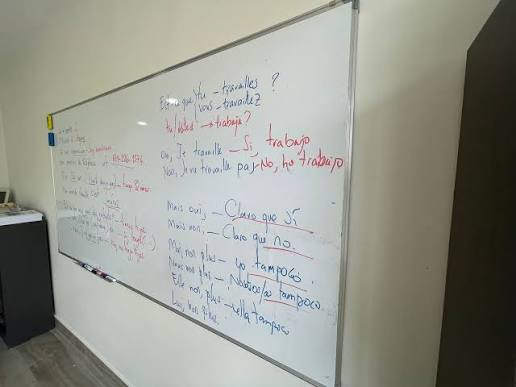
#> input picture back/bd/img/image.png, 516 x 387 px
$ python -i segmentacion.py   (imports and definitions only)
#> lines starting #> are read from the running program, lines starting #| are printed output that depends on the picture; after the words box and inside, x2 and y2 are one past the last pixel; in counts of white or black regions, pixels touching at a corner belong together
"""Segmentación de una página en regiones de lectura (BACK-36).

Medido con una foto real (fullstack/docs/evaluacion-multimodal.md §5.1): enviar la página entera
al modelo hace que «corrija» lo escrito; enviar cada región por separado conserva la fidelidad.
Este módulo propone las regiones automáticamente:

- `regiones_opencv`: sin GPU. Tinta = píxeles más oscuros que el fondo local O con color
  saturado (el marcador amarillo es claro pero saturado). Se quitan el marco y las líneas largas,
  se unen los trazos con una dilatación proporcional a la altura de letra estimada en la propia
  foto y cada componente conexa es una región. Orden de lectura: por columnas, de izquierda a
  derecha y de arriba abajo.
- `regiones_vlm` (en servicio.py): el modelo propone las cajas («grounding»).

Las coordenadas siempre son píxeles de la imagen ORIGINAL: [x0, y0, x1, y1].
"""

from __future__ import annotations

from dataclasses import dataclass

import cv2
import numpy as np

LADO_TRABAJO = 1000  # px del lado mayor con el que se segmenta (rápido y estable)


@dataclass
class Region:
    bbox: list[int]          # [x0, y0, x1, y1] en la imagen original
    origen: str = "opencv"   # opencv | vlm
    tipo: str | None = None  # sugerencia (vlm); None = desconocido


PAPEL_CON_LINEAS = 0.15  # fracción de la foto cubierta por líneas largas a partir de la que se atenúan


def lineas_en_gris(mapa: np.ndarray, tolerancia: int = 9) -> np.ndarray:
    """Intensidad de las líneas largas y casi rectas de un mapa de «cuánta tinta» (0-255).

    Hallazgo real (cuaderno de electrónica, 15/11/2026): en una foto de móvil la cuadrícula está
    algo ondulada e inclinada y, al umbralizar, se rompe en trocitos que ya no parecen líneas; la
    dilatación los une con el texto y TODO el apunte acaba en una sola región. En grises la línea
    sigue siendo continua: se ensancha `tolerancia` px en perpendicular (el máximo local tolera la
    ondulación) y una apertura larga deja solo lo que se mantiene a lo largo de la línea."""
    alto, ancho = mapa.shape
    banda_h = cv2.dilate(mapa, np.ones((tolerancia, 1), np.uint8))
    banda_v = cv2.dilate(mapa, np.ones((1, tolerancia), np.uint8))
    # Mismo largo mínimo que quitar_lineas_y_marco: un cable de circuito o una barra de fracción
    # son más cortos que un cuarto de la página y no se tocan.
    horiz = cv2.morphologyEx(banda_h, cv2.MORPH_OPEN, cv2.getStructuringElement(cv2.MORPH_RECT, (max(40, ancho // 4), 1)))
    vert = cv2.morphologyEx(banda_v, cv2.MORPH_OPEN, cv2.getStructuringElement(cv2.MORPH_RECT, (1, max(40, alto // 4))))
    return cv2.max(horiz, vert)


def mascara_tinta(imagen: np.ndarray, info: dict | None = None) -> np.ndarray:
    gris = cv2.cvtColor(imagen, cv2.COLOR_BGR2GRAY)
    lado = max(gris.shape)
    k = max(31, (lado // 25) | 1)                       # ventana del fondo ≫ altura de letra
    fondo = cv2.medianBlur(gris, k)
    oscuro = cv2.subtract(fondo, gris)                  # cuánto más oscuro que su fondo
    s = cv2.cvtColor(imagen, cv2.COLOR_BGR2HSV)[:, :, 1]
    s_dif = cv2.subtract(s, cv2.medianBlur(s, k))
    # Papel cuadriculado o de renglones: las líneas cubren la mayor parte de la foto (medido: 60-83 %
    # en páginas de cuaderno sintéticas; 1,9 % en el pizarrón real). Solo entonces se restan, de la
    # oscuridad y de la saturación (la cuadrícula azul también es «color»): un trazo de bolígrafo
    # que las cruza es más intenso que ellas y sobrevive. En un pizarrón no se toca nada.
    lineas = lineas_en_gris(oscuro)
    papel = bool((lineas > 12).mean() > PAPEL_CON_LINEAS)
    if info is not None:
        info["papel_con_lineas"] = papel
    if papel:
        oscuro = cv2.subtract(oscuro, lineas)
        s_dif = cv2.subtract(s_dif, lineas_en_gris(s_dif))
    _, oscura = cv2.threshold(oscuro, 0, 255, cv2.THRESH_BINARY + cv2.THRESH_OTSU)
    oscura[oscuro < 18] = 0                             # Otsu en una pizarra casi vacía da umbrales absurdos
    saturada = (s_dif > 45).astype(np.uint8) * 255
    tinta = cv2.bitwise_or(oscura, saturada)
    return cv2.morphologyEx(tinta, cv2.MORPH_OPEN, np.ones((2, 2), np.uint8))  # motas sueltas fuera


def quitar_lineas_y_marco(tinta: np.ndarray) -> np.ndarray:
    alto, ancho = tinta.shape
    horiz = cv2.morphologyEx(tinta, cv2.MORPH_OPEN, cv2.getStructuringElement(cv2.MORPH_RECT, (max(40, ancho // 4), 1)))
    vert = cv2.morphologyEx(tinta, cv2.MORPH_OPEN, cv2.getStructuringElement(cv2.MORPH_RECT, (1, max(40, alto // 4))))
    limpia = cv2.subtract(tinta, cv2.dilate(cv2.bitwise_or(horiz, vert), np.ones((5, 5), np.uint8)))
    # componentes pegadas al borde de la foto: marco, pared, mesa
    n, etiquetas, stats, _ = cv2.connectedComponentsWithStats(limpia, 8)
    margen = 3
    for i in range(1, n):
        x, y, w, h, _ = stats[i]
        if x <= margen or y <= margen or x + w >= ancho - margen or y + h >= alto - margen:
            if w > ancho * 0.25 or h > alto * 0.25:
                limpia[etiquetas == i] = 0
    return limpia


def altura_letra(tinta: np.ndarray) -> float:
    n, _, stats, _ = cv2.connectedComponentsWithStats(tinta, 8)
    alturas = [stats[i, 3] for i in range(1, n) if 4 <= stats[i, 3] <= tinta.shape[0] * 0.2 and stats[i, 4] >= 8]
    return float(np.median(alturas)) if alturas else 12.0


def _orden_lectura(cajas: list[list[int]]) -> list[list[int]]:
    """Columnas por solapamiento horizontal; dentro de cada una, de arriba abajo."""
    columnas: list[list[list[int]]] = []
    for c in sorted(cajas, key=lambda b: b[0]):
        for col in columnas:
            x0, x1 = min(b[0] for b in col), max(b[2] for b in col)
            solape = min(x1, c[2]) - max(x0, c[0])
            if solape > 0.5 * min(c[2] - c[0], x1 - x0):
                col.append(c)
                break
        else:
            columnas.append([c])
    columnas.sort(key=lambda col: min(b[0] for b in col))
    return [b for col in columnas for b in sorted(col, key=lambda b: b[1])]


def _fusionar(cajas: list[list[int]], minimo: float = 0.5) -> list[list[int]]:
    """Une dos cajas solo si la menor queda al menos `minimo` dentro de la mayor (p. ej. un
    exponente o una barra de fracción suelta). Unir con solo tocarse encadena todo el pizarrón."""
    def interseccion(a, b):
        return max(0, min(a[2], b[2]) - max(a[0], b[0])) * max(0, min(a[3], b[3]) - max(a[1], b[1]))

    def area(a):
        return max(1, (a[2] - a[0]) * (a[3] - a[1]))

    cambiado = True
    while cambiado:
        cambiado = False
        for i in range(len(cajas)):
            for j in range(i + 1, len(cajas)):
                a, b = cajas[i], cajas[j]
                if interseccion(a, b) >= minimo * min(area(a), area(b)):
                    cajas[i] = [min(a[0], b[0]), min(a[1], b[1]), max(a[2], b[2]), max(a[3], b[3])]
                    del cajas[j]
                    cambiado = True
                    break
            if cambiado:
                break
    return cajas


def _componentes(tinta: np.ndarray, h: float, union_h: float, union_v: float, desplazamiento=(0, 0)) -> list[list[int]]:
    kernel = cv2.getStructuringElement(cv2.MORPH_RECT, (max(3, int(h * union_h)), max(3, int(h * union_v))))
    n, _, stats, _ = cv2.connectedComponentsWithStats(cv2.dilate(tinta, kernel), 8)
    dx, dy = desplazamiento
    return [[int(x + dx), int(y + dy), int(x + w + dx), int(y + hh + dy)]
            for x, y, w, hh, area in (stats[i] for i in range(1, n)) if area >= h * h * 3]


# [6 lines left out: function _sin_lineas_largas, not called in this run]


def _es_raya(recorte: np.ndarray, h: float) -> bool:
    """Una raya horizontal (o casi): tinta solo en una franja de menos de media altura de letra y
    al menos 3 veces más ancha que alta. Una letra suelta, un signo «−» dentro de una fórmula o
    una palabra tienen tinta en más filas o no son tan alargados."""
    filas = np.flatnonzero(recorte.any(axis=1))
    cols = np.flatnonzero(recorte.any(axis=0))
    if not len(filas):
        return True
    alto_tinta, ancho_tinta = filas[-1] - filas[0] + 1, cols[-1] - cols[0] + 1
    return alto_tinta < 0.5 * h and ancho_tinta > 3 * alto_tinta


def _unir_lineas(cajas: list[list[int]], h: float, hueco: float = 0.6, solape: float = 0.5) -> list[list[int]]:
    """Líneas consecutivas del mismo párrafo: separadas verticalmente menos de `hueco` alturas de
    letra y que se solapan en horizontal más de `solape` del ancho de la más estrecha."""
    cambiado = True
    while cambiado:
        cambiado = False
        cajas.sort(key=lambda b: (b[1], b[0]))
        for i in range(len(cajas)):
            for j in range(i + 1, len(cajas)):
                a, b = cajas[i], cajas[j]
                distancia = max(a[1], b[1]) - min(a[3], b[3])           # <0 si se solapan
                x = min(a[2], b[2]) - max(a[0], b[0])
                if distancia < hueco * h and x > solape * min(a[2] - a[0], b[2] - b[0]):
                    cajas[i] = [min(a[0], b[0]), min(a[1], b[1]), max(a[2], b[2]), max(a[3], b[3])]
                    del cajas[j]
                    cambiado = True
                    break
            if cambiado:
                break
    return cajas


BANDA_BORDE = 0.07       # fracción del ancho (o alto) junto a cada borde donde viven espiral y perforaciones
ALTO_RENGLON = 3.5       # alturas de letra: lo más alto que mide un renglón (fracciones incluidas)
ALTO_MINIMO_LETRA = 0.015  # fracción del alto de la foto (solo para unir renglones)
MINIMO_BORDE = 4         # cajas en la misma banda a partir de las que es una fila de aros, no apuntes


def separar_bordes(cajas: list[list[int]], ancho: int, alto: int) -> tuple[list[list[int]], list[list[int]]]:
    """(cajas que se quedan, cajas del borde de la hoja).

    Hallazgo real (cuaderno de electrónica, 16/11/2026): los aros del espiral salían como 19 de las
    23 regiones; el modelo los describía como «un trombón» o «un martillo» y gastaban la mayor parte
    del tiempo de GPU. Un aro o una perforación cabe ENTERO en la franja del borde y aparecen en
    fila; lo escrito por el alumno casi nunca: una nota al margen suelta (1-3 cajas) se queda.
    También se aparta una tira larga y fina pegada a un lado (el borde perforado de la hoja)."""
    bandas = {
        "izquierda": lambda c: c[2] <= BANDA_BORDE * ancho,
        "derecha": lambda c: c[0] >= (1 - BANDA_BORDE) * ancho,
        "arriba": lambda c: c[3] <= BANDA_BORDE * alto,
        "abajo": lambda c: c[1] >= (1 - BANDA_BORDE) * alto,
    }
    fuera: set[int] = set()
    for dentro in bandas.values():
        indices = [i for i, c in enumerate(cajas) if dentro(c)]
        if len(indices) >= MINIMO_BORDE:
            fuera.update(indices)
    for i, (x0, y0, x1, y1) in enumerate(cajas):
        w, h = x1 - x0, y1 - y0
        pegada_lado = x0 <= 0.01 * ancho or x1 >= 0.99 * ancho
        pegada_tope = y0 <= 0.01 * alto or y1 >= 0.99 * alto
        if (pegada_lado and w <= 0.04 * ancho and h >= 0.25 * alto) or (pegada_tope and h <= 0.04 * alto and w >= 0.25 * ancho):
            fuera.add(i)
    return [c for i, c in enumerate(cajas) if i not in fuera], [c for i, c in enumerate(cajas) if i in fuera]


# [34 lines left out: function _unir_renglon, not called in this run]


def regiones_opencv(imagen: np.ndarray, union_h: float = 1.6, union_v: float = 1.1,
                    max_area: float = 0.06, hueco_lineas: float = 0.6, hueco_renglon: float = 0.0) -> list[Region]:
    """Solo las regiones (compatibilidad); `segmentar_pagina` devuelve además los bordes apartados."""
    return segmentar_pagina(imagen, union_h, union_v, max_area, hueco_lineas, hueco_renglon)[0]


def segmentar_pagina(imagen: np.ndarray, union_h: float = 1.6, union_v: float = 1.1, max_area: float = 0.06,
                     hueco_lineas: float = 0.6, hueco_renglon: float = 0.0) -> tuple[list[Region], list[dict]]:
    """`union_h`/`union_v`: cuánto se dilata (en alturas de letra) para unir letras en palabras,
    palabras en líneas y líneas en bloques. Un bloque = un párrafo, una fórmula o una tabla.
    Las regiones con más de `max_area` de la página se subdividen una vez sin líneas largas.
    `hueco_renglon` > 0 une los trozos de un mismo renglón separados menos de esas alturas de letra.
    Devuelve (regiones, descartes); los descartes son el espiral y el borde perforado de la hoja,
    con su caja y su motivo, para que la app avise en lugar de borrarlos en silencio."""
    alto, ancho = imagen.shape[:2]
    escala = min(1.0, LADO_TRABAJO / max(alto, ancho))
    pequena = cv2.resize(imagen, None, fx=escala, fy=escala, interpolation=cv2.INTER_AREA) if escala < 1 else imagen
    info: dict = {}
    tinta = quitar_lineas_y_marco(mascara_tinta(pequena, info))
    h = altura_letra(tinta)
    area_total = pequena.shape[0] * pequena.shape[1]

    def segmentar(mascara, uh, uv, desplazamiento, nivel):
        resultado = []
        for c in _componentes(mascara, h, uh, uv, desplazamiento):
            grande = (c[2] - c[0]) * (c[3] - c[1]) > area_total * max_area
            if grande and nivel < 3:  # subdividir: sin líneas largas y con menos unión
                x0, y0 = c[0] - desplazamiento[0], c[1] - desplazamiento[1]
                recorte = _sin_lineas_largas(mascara[y0:y0 + c[3] - c[1], x0:x0 + c[2] - c[0]], h)
                resultado += segmentar(recorte, uh * 0.75, uv * 0.8, (c[0], c[1]), nivel + 1)
            else:
                resultado.append(c)
        return resultado

    cajas = segmentar(tinta, union_h, union_v, (0, 0), 0)
    # tiras finas y alargadas = reflejos del marco o restos de líneas, no texto
    cajas = [c for c in cajas if not ((c[3] - c[1]) < 1.6 * h and (c[2] - c[0]) > 12 * (c[3] - c[1]))]
    # casi sin tinta (reflejos, bordes): menos del 3 % de la caja
    cajas = [c for c in cajas if tinta[c[1]:c[3], c[0]:c[2]].mean() / 255 >= 0.03]
    # rayas: separadores punteados, subrayados sueltos, restos de renglón. Toda su tinta cabe en una
    # franja más baja que media letra; el modelo las daba como «fragmento no transcrito» (hallazgo real).
    cajas = [c for c in cajas if not _es_raya(tinta[c[1]:c[3], c[0]:c[2]], h)]
    # antes de unir nada: un aro pegado a un renglón lo arrastraría consigo
    cajas, bordes = separar_bordes(cajas, pequena.shape[1], pequena.shape[0])
    cajas = _fusionar(cajas)
    if hueco_lineas > 0:  # 0 = no unir líneas (regiones más pequeñas)
        cajas = _unir_lineas(cajas, h, hueco_lineas)
    if hueco_renglon > 0:  # después: con los renglones ya anchos, unir líneas encadenaría la página
        # En el cuaderno, con la cuadrícula restada, la letra sale en trocitos y `h` se queda corta
        # (medido: 8 px frente a ~25 px reales): para los renglones se usa al menos 1,5 % del alto.
        cajas = _unir_renglon(cajas, max(h, ALTO_MINIMO_LETRA * pequena.shape[0]), hueco_renglon,
                              mitades_de_parrafo=info.get("papel_con_lineas", False))
    margen = int(h * 0.4)

    def original(c):
        x0, y0, x1, y1 = c
        return [max(0, int((x0 - margen) / escala)), max(0, int((y0 - margen) / escala)),
                min(ancho, int((x1 + margen) / escala)), min(alto, int((y1 + margen) / escala))]

    regiones = [Region(original(c)) for c in _orden_lectura(cajas)]
    descartes = [{"bbox": original(c), "motivo": "espiral o borde perforado de la hoja", "texto": ""} for c in bordes]
    return regiones, descartes


# [22 lines left out: functions contencion, evaluar_segmentacion, not called in this run]

>>> import cv2
>>> picture = cv2.imread('../back/bd/img/image.png')
#> picture is the input picture: shape (387, 516, 3); mean B, G, R 141.1, 150.1, 148.4
>>> result = regiones_opencv(picture)
#> in mascara_tinta, `s = cv2.cvtColor(imagen, cv2.COLOR_BGR2HSV)[:, :, 1]`:
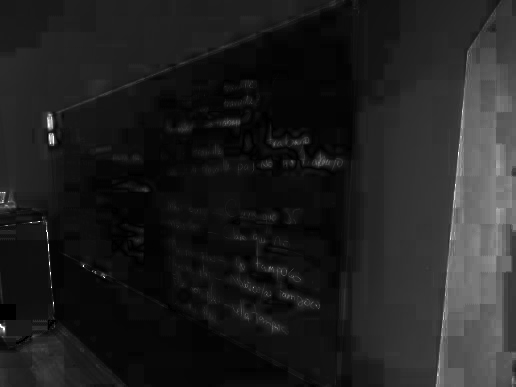
#> s: shape (387, 516); min 0, max 255, mean 32.1
#> in lineas_en_gris, `banda_v = cv2.dilate(mapa, np.ones((1, tolerancia), np.uint8))`:
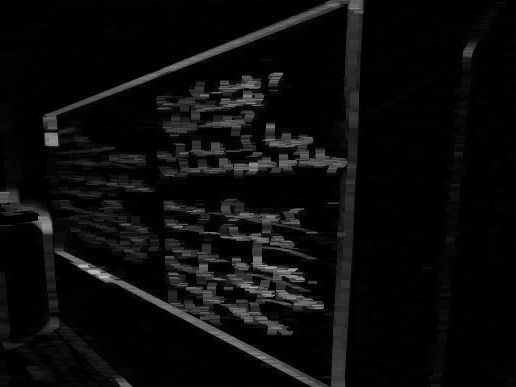
#> banda_v: shape (387, 516); min 0, max 187, mean 11.7
#> in lineas_en_gris, `vert = cv2.morphologyEx(banda_v, cv2.MORPH_OPEN, cv2.getStructuringEle..`:
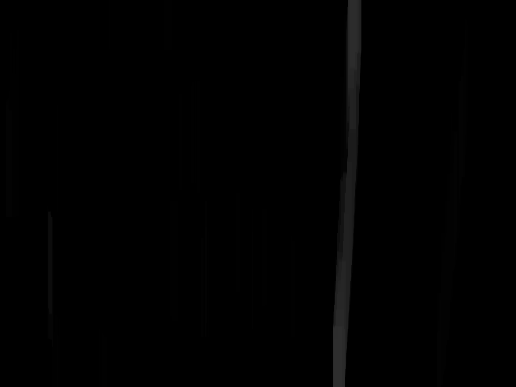
#> vert: shape (387, 516); min 0, max 46, mean 1
#> in mascara_tinta, `papel = bool((lineas > 12).mean() > PAPEL_CON_LINEAS)`: papel = False
#> in mascara_tinta, `_, oscura = cv2.threshold(oscuro, 0, 255, cv2.THRESH_BINARY + cv2.THRE..`:
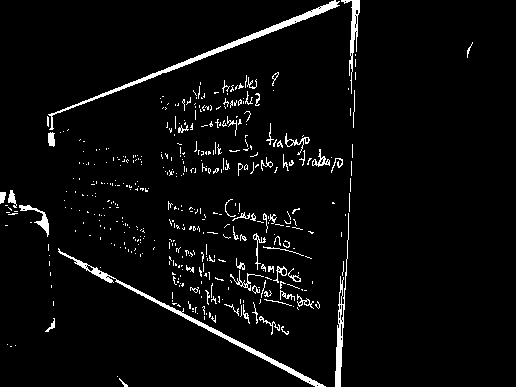
#> oscura: shape (387, 516); 4.1% white; 449 white regions (388 under 20 px), largest, box (x1, y1, x2, y2) and area: (48, 0, 340, 130) 1425, (58, 248, 326, 387) 1253, (335, 213, 349, 387) 610
#> in mascara_tinta, `saturada = (s_dif > 45).astype(np.uint8) * 255`: saturada: shape (387, 516); 0.5% white in thin lines or dots, all inside (x1, y1, x2, y2) = (0, 47, 513, 387)
#> in mascara_tinta, `tinta = cv2.bitwise_or(oscura, saturada)`: tinta: shape (387, 516); 4.3% white; 472 white regions (408 under 20 px), largest, box (x1, y1, x2, y2) and area: (47, 0, 340, 130) 1481, (58, 248, 326, 387) 1253, (335, 213, 349, 387) 610
#> in mascara_tinta, `return cv2.morphologyEx(tinta, cv2.MORPH_OPEN, np.ones((2, 2), np.uint..`:
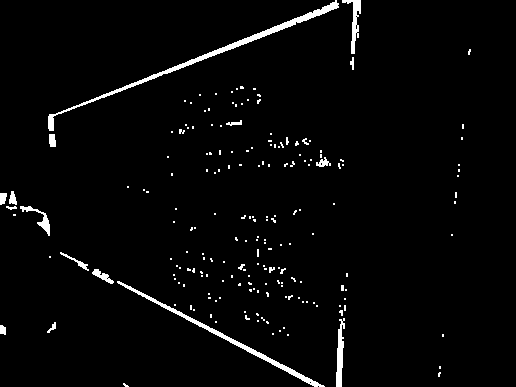
#> returned value: shape (387, 516); 2.6% white; 194 white regions (174 under 20 px), largest, box (x1, y1, x2, y2) and area: (48, 0, 339, 131) 1471, (117, 281, 325, 387) 964, (336, 318, 345, 387) 365
#> in quitar_lineas_y_marco, `alto, ancho = tinta.shape`: alto = 387; ancho = 516
#> in quitar_lineas_y_marco, `horiz = cv2.morphologyEx(tinta, cv2.MORPH_OPEN, cv2.getStructuringElem..`: horiz: shape (387, 516); every value is 0
#> in quitar_lineas_y_marco, `vert = cv2.morphologyEx(tinta, cv2.MORPH_OPEN, cv2.getStructuringEleme..`: vert: shape (387, 516); 0.18% white; 2 white regions, box (x1, y1, x2, y2) and area: (338, 320, 342, 387) 243, (353, 0, 355, 55) 110
#> in quitar_lineas_y_marco, `limpia = cv2.subtract(tinta, cv2.dilate(cv2.bitwise_or(horiz, vert), n..`: limpia: shape (387, 516); 2.4% white; 199 white regions (179 under 20 px), largest, box (x1, y1, x2, y2) and area: (48, 0, 339, 131) 1471, (117, 281, 325, 387) 964, (20, 206, 50, 236) 215
#> in quitar_lineas_y_marco, `n, etiquetas, stats, _ = cv2.connectedComponentsWithStats(limpia, 8)`:
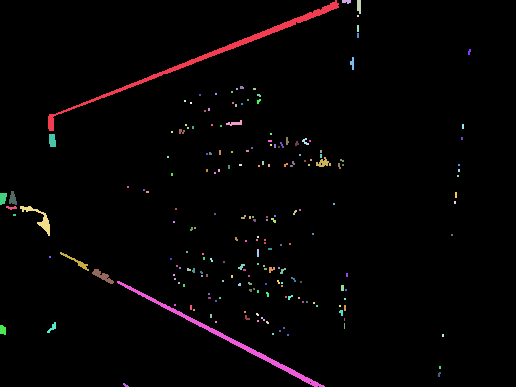
#> etiquetas: shape (387, 516) int32; 200 distinct labels, from 0 to 199; one colour per label, 0 black
#> in quitar_lineas_y_marco, `n, etiquetas, stats, _ = cv2.connectedComponentsWithStats(limpia, 8)`: n = 200; stats = 200 rows, first 6: [0, 0, 516, 387, 194999], [48, 0, 291, 131, 1471], [342, 0, 9, 4, 28], [357, 0, 4, 14, 50], [357, 15, 2, 2, 4], [357, 25, 2, 7, 14]
#> the loop in quitar_lineas_y_marco, `for i in range(1, n):` made 199 passes
#> (x, y, w, h) on passes 1 to 3: (48, 0, 291, 131), (342, 0, 9, 4), (357, 0, 4, 14)
#> after the loop in quitar_lineas_y_marco, `for i in range(1, n):`:
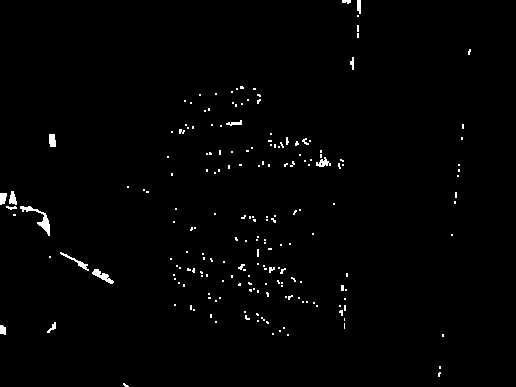
#> limpia: shape (387, 516); 1.1% white; 197 white regions (179 under 20 px), largest, box (x1, y1, x2, y2) and area: (20, 206, 50, 236) 215, (92, 269, 114, 284) 129, (60, 252, 89, 271) 101
#> in altura_letra, `n, _, stats, _ = cv2.connectedComponentsWithStats(tinta, 8)`: n = 198; stats = 198 rows, first 6: [0, 0, 516, 387, 197434], [342, 0, 9, 4, 28], [357, 0, 4, 14, 50], [357, 15, 2, 2, 4], [357, 25, 2, 7, 14], [357, 33, 2, 5, 10]
#> in altura_letra, `alturas = [stats[i, 3] for i in range(1, n) if 4 <= stats[i, 3] <= tin..`: alturas = 58 values, max 30 at index 28, min 4 at index 0, mean 6.93
#> in segmentar_pagina, `h = altura_letra(tinta)`: h = 5
#> in _componentes, `n, _, stats, _ = cv2.connectedComponentsWithStats(cv2.dilate(tinta, ke..`: n = 80
#> in _componentes, `dx, dy = desplazamiento`: dx = 0
#> the loop in segmentar, `for c in _componentes(mascara, h, uh, uv, desplazamiento):` made 53 passes
#> c on passes 1 to 12: [339, 0, 365, 19], [354, 23, 363, 40], [465, 47, 475, 57], [347, 55, 358, 72], [228, 84, 248, 95], [250, 86, 265, 106], [229, 97, 253, 109], [181, 98, 196, 106], [201, 106, 214, 114], [208, 118, 246, 129], [168, 122, 198, 136], [459, 122, 468, 131]
#> after the loop in segmentar, `for c in _componentes(mascara, h, uh, uv, desplazamiento):`: resultado = 53 items, first 6: [339, 0, 365, 19], [354, 23, 363, 40], [465, 47, 475, 57], [347, 55, 358, 72], [228, 84, 248, 95], [250, 86, 265, 106]
#> in segmentar_pagina, `cajas = segmentar(tinta, union_h, union_v, (0, 0), 0)`: cajas has the same summary as resultado in segmentar
#> in _es_raya, `filas = np.flatnonzero(recorte.any(axis=1))`: filas = [0, 1, 2, 3, 4, 5, 6, 7, 8, 9, 10, 11, 12, 13, 15, 16]
#> in _es_raya, `cols = np.flatnonzero(recorte.any(axis=0))`: cols = [3, 4, 5, 6, 7, 8, 9, 10, 11, 18, 19, 20, 21]
#> in _es_raya, `alto_tinta, ancho_tinta = filas[-1] - filas[0] + 1, cols[-1] - cols[0]..`: alto_tinta = 17; ancho_tinta = 19
#> the loop in separar_bordes, `for dentro in bandas.values():` made 4 passes
#> indices on passes 1, 3, 4: [50], [0], [52]
#> after the loop in separar_bordes, `for dentro in bandas.values():`: fuera = 0 items
#> the loop in separar_bordes, `for i, (x0, y0, x1, y1) in enumerate(cajas):` made 53 passes
#> (x0, y0, x1, y1, w, h, pegada_lado, pegada_tope) on passes 1 to 12: (339, 0, 365, 19, 26, 19, False, True), (354, 23, 363, 40, 9, 17, False, False), (465, 47, 475, 57, 10, 10, False, False), (347, 55, 358, 72, 11, 17, False, False), (228, 84, 248, 95, 20, 11, False, False), (250, 86, 265, 106, 15, 20, False, False), (229, 97, 253, 109, 24, 12, False, False), (181, 98, 196, 106, 15, 8, False, False), (201, 106, 214, 114, 13, 8, False, False), (208, 118, 246, 129, 38, 11, False, False), (168, 122, 198, 136, 30, 14, False, False), (459, 122, 468, 131, 9, 9, False, False)
#> in segmentar_pagina, `cajas, bordes = separar_bordes(cajas, pequena.shape[1], pequena.shape[..`: bordes = []
#> after the loop in _fusionar, `while cambiado:`: cajas has the same summary as resultado in segmentar
#> after the loop in _unir_lineas, `while cambiado:`: cajas = 40 items, first 6: [339, 0, 365, 19], [354, 23, 363, 40], [465, 47, 475, 57], [347, 55, 358, 72], [228, 84, 253, 109], [250, 86, 265, 106]
#> in segmentar_pagina, `margen = int(h * 0.4)`: margen = 2
#> the loop in _orden_lectura, `for c in sorted(cajas, key=lambda b: b[0]):` made 40 passes
#> c on passes 1 to 12: [0, 189, 54, 238], [0, 323, 10, 337], [44, 320, 60, 335], [46, 132, 60, 149], [57, 250, 118, 286], [140, 187, 153, 195], [168, 122, 198, 136], [170, 251, 225, 325], [181, 98, 196, 106], [187, 225, 200, 233], [201, 106, 214, 114], [203, 148, 225, 157]
#> after the loop in _orden_lectura, `for c in sorted(cajas, key=lambda b: b[0]):`: col = [[451, 190, 461, 206], [454, 162, 464, 179], [459, 122, 468, 131]]; columnas = 11 items
#> in original, `x0, y0, x1, y1 = c`: x0 = 46; y0 = 132; x1 = 60; y1 = 149
